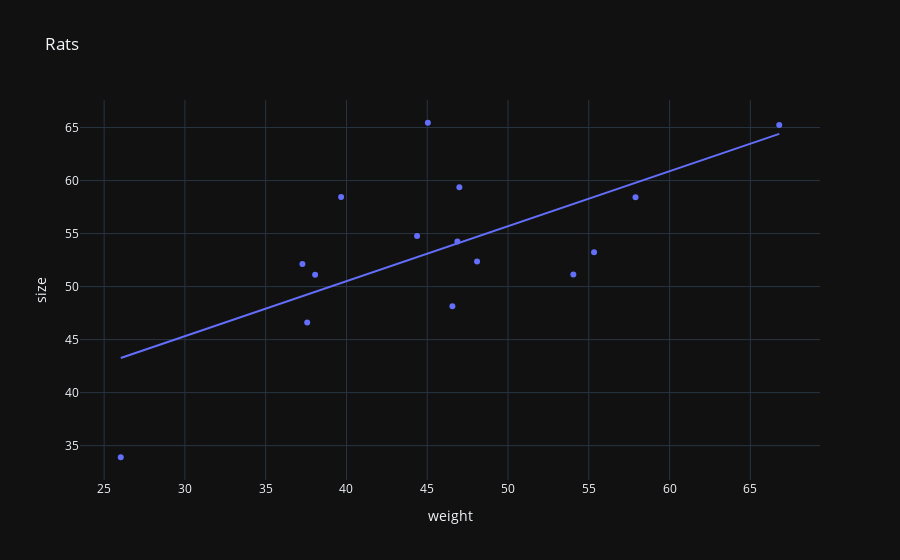

The cell this chart's notebook holds for it:
### Markdown cell above
Como podemos ver na primeira iteração temos um SSR muito alto

### Code cell
fig = px.scatter(dataframe, x='weight', y='size',title='Rats',trendline='ols')
fig.show()

### Figure 1 — Plotly figure (JSON) as saved in the notebook; plotly's stock layout.template omitted (floating-point values rounded to 4 significant figures)
{"data": [{"hovertemplate": "weight=%{x}<br>size=%{y}<extra></extra>", "legendgroup": "", "marker": {"color": "#636efa", "symbol": "circle"}, "mode": "markers", "name": "", "orientation": "v", "showlegend": false, "x": [46.99, 57.89, 37.57, 66.79, 55.32, 46.87, 26.03, 44.37, 46.56, 37.27, 54.04, 48.08, 38.06, 39.67, 45.04], "xaxis": "x", "y": [59.37, 58.43, 46.62, 65.24, 53.24, 54.26, 33.9, 54.78, 48.16, 52.13, 51.14, 52.37, 51.11, 58.45, 65.45], "yaxis": "y", "type": "scatter"}, {"hovertemplate": "<b>OLS trendline</b><br>size = 0.518562 * weight + 29.7708<br>R<sup>2</sup>=0.442899<br><br>weight=%{x}<br>size=%{y} <b>(trend)</b><extra></extra>", "legendgroup": "", "marker": {"color": "#636efa", "symbol": "circle"}, "mode": "lines", "name": "", "showlegend": false, "x": [26.03, 37.27, 37.57, 38.06, 39.67, 44.37, 45.04, 46.56, 46.87, 46.99, 48.08, 54.04, 55.32, 57.89, 66.79], "xaxis": "x", "y": [43.27, 49.1, 49.25, 49.51, 50.34, 52.78, 53.13, 53.91, 54.07, 54.14, 54.7, 57.8, 58.46, 59.79, 64.4], "yaxis": "y", "type": "scatter"}], "layout": {"xaxis": {"anchor": "y", "domain": [0.0, 1.0], "title": {"text": "weight"}}, "yaxis": {"anchor": "x", "domain": [0.0, 1.0], "title": {"text": "size"}}, "legend": {"tracegroupgap": 0}, "title": {"text": "Rats"}}}
